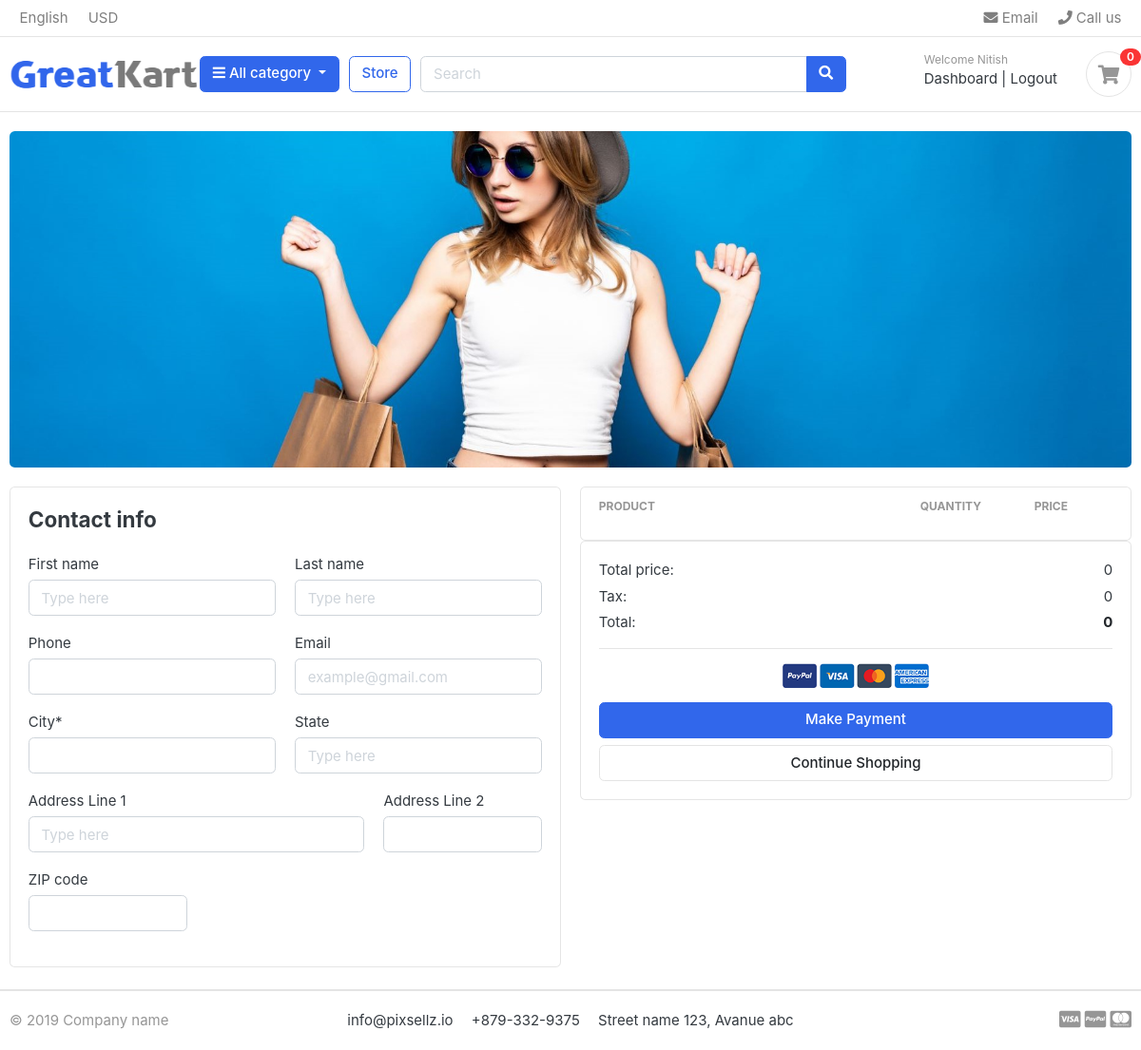
Page /cart/checkout/ (signed in) on the earlier database version.
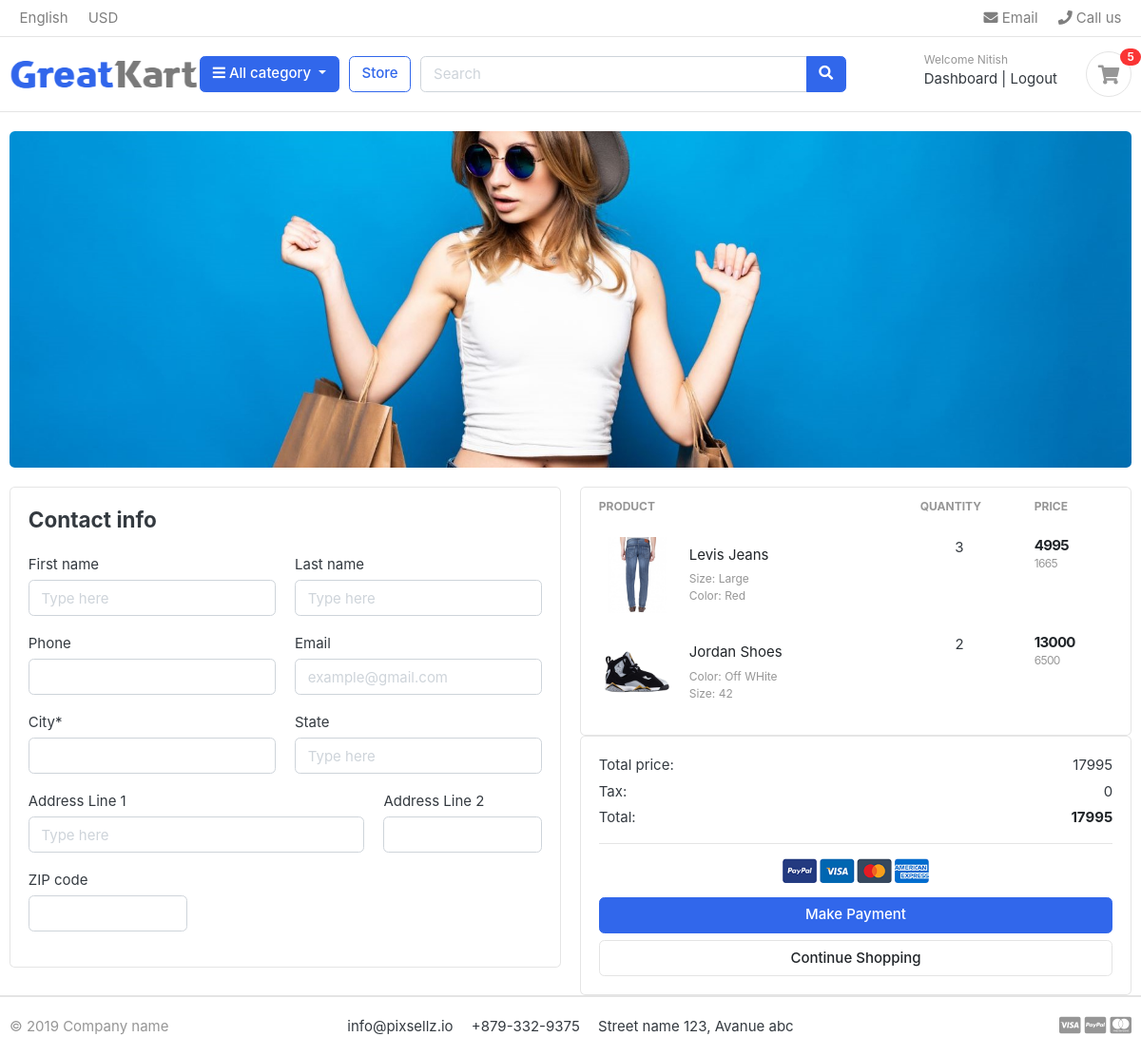
Same page on the later database version.
### cart/models.py (models this page shows, shortened)
class CartItem(models.Model):
    user = models.ForeignKey(Account , on_delete=models.CASCADE, null = True)
    product = models.ForeignKey(Product , on_delete = models.CASCADE)
    variation = models.ManyToManyField(Variation , blank=True)
    cart = models.ForeignKey(Cart , on_delete = models.CASCADE ,null=True)
    quantity = models.IntegerField()
    is_active = models.BooleanField(default=True)
    def sub_total(self):
        return self.product.price*self.quantity

### store/models.py (models this page shows, shortened)
class Product(models.Model):
    product_name = models.CharField(max_length =200  , unique=True)
    slug = models.CharField(max_length=200 , unique=True)
    description = models.TextField(max_length=500 , blank=True)
    price = models.IntegerField()
    images= models.ImageField(upload_to= 'photos/products')
    stock = models.IntegerField()
    is_available = models.BooleanField(default=True)
    category = models.ForeignKey(Category ,on_delete=models.CASCADE)
    created_date = models.DateTimeField(auto_now_add=True)
    modified_date = models.DateTimeField(auto_now=True)
    def get_url(self):
        return reverse('products_by_category' ,args=[self.category.slug , self.slug])

class Variation(models.Model):
    product = models.ForeignKey(Product , on_delete=models.CASCADE)
    variation_category = models.CharField(max_length=100 , choices=variation_category_choice)
    variation_value = models.CharField(max_length =100)
    is_active = models.BooleanField(default=True)
    created_date = models.DateTimeField(auto_now=True)
    objects = VariationManager()

### cart/views.py (the view)
# urls.py: path("checkout/",views.checkout ,name = "checkout" ) ,
@login_required(login_url = "/accounts/login/45/")
def checkout(request,total =0 ,quantity =0 , cart_items=None):
    try:
        if request.user.is_authenticated:
            cart_items = CartItem.objects.filter(user=request.user , is_active=True)
        else:
            cart = Cart.objects.get(cart_id =_cart_id(request))
            cart_items = CartItem.objects.filter(cart = cart , is_active = True)
        for cart_item in cart_items:
            total += (cart_item.product.price * cart_item.quantity)
            quantity += cart_item.quantity
    except :
        pass
    context = {
        'total' : total,
        'quantity' : quantity,
        'cart_items' : cart_items,
    }
    return render(request , "store/checkout.html" ,context)

### cart/context_processors.py (called while the page is built)
def counter(request):
    cart_count =0
    if 'admin' in request.path:
        return {
        }
    else:
        try:
            cart = Cart.objects.filter(cart_id = _cart_id(request))
            if request.user.is_authenticated:
                cart_items = CartItem.objects.filter(user = request.user)
            else:
                cart_items = CartItem.objects.all().filter(cart = cart[:1] )
            for cart in cart_items:
                cart_count += cart.quantity
        except:
            cart_count = 0
    return dict(cart_count=cart_count)

### cart/views.py (called while the page is built)
def _cart_id(request):
    cart = request.session.session_key
    if not cart:
        cart =request.session.create()
    return cart

### category/context_processors.py (called while the page is built)
def menu_links(request):
    links = Category.objects.all()
    return dict(links=links)

### category/models.py (called while the page is built)
    def get_url(self):
        return reverse('product_by_category' , args=[self.slug])

### ludhianaKoti/templates/store/checkout.html (shortened to what the changed rows need)
{% extends "base.html" %}
{% load static %}
{% block content %}
<form action="{% url 'place_order' %}" method="POST">
<div class="row">
    <aside class="col-lg-6">
        <div class="card">
            <table class="table table-borderless table-shopping-cart">
            <thead class="text-muted">
            <tr class="small text-uppercase">
              <th scope="col">Product</th>
              <th scope="col" width="120">Quantity</th>
              <th scope="col" width="120">Price</th>
            </tr>
            </thead>
            <tbody>
            {% for item in cart_items %}
            <tr>
                <td>
                    <figure class="itemside align-items-center">
                        <div class="aside"><img src="{{item.product.images.url}}" class="img-sm"></div>
                        <figcaption class="info">
                            <a href="{{item.product.get_url}}" class="title text-dark">{{item.product.product_name}}</a>
                            <p class="text-muted small">
                                {% if item.variation.all %}
                                    {% for var in item.variation.all %}
                                        {{var.variation_category | capfirst}}: {{var.variation_value | capfirst}} <br>
                                    {% endfor %}
                                {% endif %}
                            </p>
                        </figcaption>
                    </figure>
                </td>
                <td>
                   <p class="text-center" >{{item.quantity}}</p>
                </td>
                <td>
                    <div class="price-wrap">
                        <var class="price">{{item.sub_total}}</var>
                        <small class="text-muted"> {{item.product.price}} </small>
                    </div>
                </td>
            </tr>
            {% endfor %}
            </tbody>
            </table>
            </div>
		<div class="card">
		<div class="card-body">
			<dl class="dlist-align">
			  <dt>Total price:</dt>
			  <dd class="text-right">{{ total }}</dd>
			</dl>
			<dl class="dlist-align">
			  <dd class="text-right text-dark b"><strong>{{ total }}</strong></dd>
			</dl>
		</div>
		</div>
</form>
</div>
{% endblock %}

### ludhianaKoti/templates/includes/navbar.html (shortened to what this page needs)
{% load static %}
<header class="section-header">
    <nav class="navbar p-md-0 navbar-expand-sm navbar-light border-bottom">
    <div class="container">
      <div class="collapse navbar-collapse" id="navbarTop4">
        <ul class="navbar-nav mr-auto">
            <li class="nav-item dropdown">
                 <a href="#" class="nav-link">   English </a>
            </li>
            <li class="nav-item dropdown">
                <a href="#" class="nav-link"> USD </a>
            </li>
        </ul>
        <ul class="navbar-nav">
            <li><a href="#" class="nav-link"> <i class="fa fa-envelope"></i> Email </a></li>
            <li><a href="#" class="nav-link"> <i class="fa fa-phone"></i> Call us </a></li>
        </ul>
      </div>
    </div>
    </nav>
    <section class="header-main border-bottom">
        <div class="container">
    <div class="row align-items-center">
        <div class="col-lg-2 col-md-3 col-6">
            <a href="{% url 'home' %}" class="brand-wrap">
                <img width = 200px height = 150px class="logo" src="{% static './images/logo.png' %}">
            </a>
        </div>
        <div class="col-lg col-sm col-md col-6 flex-grow-0">
            <div class="category-wrap dropdown d-inline-block float-right">
                <button type="button" class="btn btn-primary dropdown-toggle" data-toggle="dropdown">
                    <i class="fa fa-bars"></i> All category
                </button>
            </div>
        </div>
        <a href="{% url 'store' %}" class="btn btn-outline-primary">Store</a>
        <div class="col-lg  col-md-6 col-sm-12 col">
            <form action="{% url 'search' %}" class="search" method="GET">
                <div class="input-group w-100">
                    <input type="text" class="form-control" style="width:60%;" placeholder="Search" name="keyword">
                    <div class="input-group-append">
                      <button class="btn btn-primary" type="submit">
                        <i class="fa fa-search"></i>
                      </button>
                    </div>
                </div>
            </form>
        </div>
        <div class="col-lg-3 col-sm-6 col-8 order-2 order-lg-3">
                    <div class="d-flex justify-content-end mb-3 mb-lg-0">
                        {% if user.id == None %}
                        <div class="widget-header">
                            <small class="title text-muted">Welcome guest!</small>
                            <div>
                                <a href="{% url 'login' 65 %}">Sign in</a> <span class="dark-transp"> | </span>
                                <a href="{% url 'register' %}"> Register</a>
                            </div>
                        {% else %}
                            <div class="widget-header">
                                <small class="title text-muted">Welcome {{user.first_name|capfirst}}</small>
                            <div>
                                <a href="{% url 'dashboard' %}">Dashboard</a> <span class="dark-transp"> | </span>
                                <a href="{% url 'logout' %}">Logout</a>
                            </div>
                        {% endif %}
                        </div>
                        <a href="{% url 'cart' %}" class="widget-header pl-3 ml-3">
                            <div class="icon icon-sm rounded-circle border "><i class="fa fa-shopping-cart"></i></div>
                            <span class="badge badge-pill badge-danger notify">{{cart_count}}</span>
                        </a>
                    </div>
                </div>
    </div>
        </div>
    </section>
    </header>
    <section class="section-intro padding-y-sm">
    <div class="container">
    <div class="intro-banner-wrap">
        <img  src="{% static 'images/banners/cover.jpg' %}" class="img-fluid rounded">
    </div>
    </div>
    </section>

Differences in the rows shown:
added CartItem: product.images (picture), product.product_name "Levis Jeans", quantity "3", sub_total "4995", product.price "1665"
now on this page (row unchanged): Variation: variation_category "Size", variation_value "Large", shown under "Levis Jeans"
now on this page (row unchanged): Variation: variation_category "Color", variation_value "Red", shown under "Levis Jeans"
added CartItem: product.images (picture), product.product_name "Jordan Shoes", quantity "2", sub_total "13000", product.price "6500"
now on this page (row unchanged): Variation: variation_category "Color", variation_value "Off WHite", shown under "Jordan Shoes"
now on this page (row unchanged): Variation: variation_category "Size", variation_value "42", shown under "Jordan Shoes"
Other differences:
{{ cart_count }}: "0" → "5"
{{ total }}: "0" → "17995"
